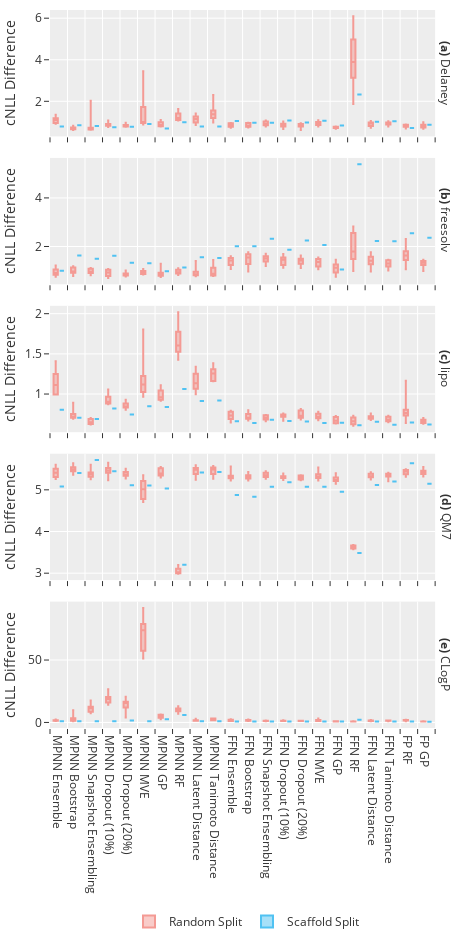

Write notebook code for a chart like this one.
### Code cell
fig = px.box(precalibrated_evaluations_df,
             x="Estimator",
             y="Average Calibrated NLL Difference",
             color="Split",
             facet_row="Data Set",
             points=False,
             height=468*2,
             width=234*2,
             color_discrete_sequence=["#f49a94", "#50c2f2"],
            labels={"Average Calibrated NLL Difference": "cNLL Difference"})

fig.update_xaxes(
    ticks="outside",
    tickson="boundaries",
    title=None
)

fig.update_yaxes(matches=None)

fig.update_layout(legend=dict(xanchor='center', x=0.5, y=-0.25, orientation='h', title=None),
                  margin=go.layout.Margin(
                    l=25,
                    r=25,
                    b=0,
                    t=10,
                    pad=0),
                  autosize=False,
                  font=dict(
                      size=12))

fig.for_each_annotation(update_label)

fig.show()

### Figure 1 — Plotly figure (JSON) as saved in the notebook; plotly's stock layout.template omitted (floating-point values rounded to 4 significant figures; data arrays with more than 128 entries replaced by an {"elided": "..."} marker saying what was removed)
{"data": [{"alignmentgroup": "True", "boxpoints": false, "hoverlabel": {"namelength": 0}, "hovertemplate": "Split=Random Split<br>Data Set=Delaney<br>Estimator=%{x}<br>cNLL Difference=%{y}", "legendgroup": "Random Split", "marker": {"color": "#f49a94"}, "name": "Random Split", "notched": false, "offsetgroup": "Random Split", "orientation": "v", "showlegend": true, "type": "box", "x": {"elided": "176 str values"}, "x0": " ", "xaxis": "x5", "y": {"elided": "176 float values"}, "y0": " ", "yaxis": "y5"}, {"alignmentgroup": "True", "boxpoints": false, "hoverlabel": {"namelength": 0}, "hovertemplate": "Split=Random Split<br>Data Set=freesolv<br>Estimator=%{x}<br>cNLL Difference=%{y}", "legendgroup": "Random Split", "marker": {"color": "#f49a94"}, "name": "Random Split", "notched": false, "offsetgroup": "Random Split", "orientation": "v", "showlegend": false, "type": "box", "x": {"elided": "176 str values"}, "x0": " ", "xaxis": "x4", "y": {"elided": "176 float values"}, "y0": " ", "yaxis": "y4"}, {"alignmentgroup": "True", "boxpoints": false, "hoverlabel": {"namelength": 0}, "hovertemplate": "Split=Random Split<br>Data Set=lipo<br>Estimator=%{x}<br>cNLL Difference=%{y}", "legendgroup": "Random Split", "marker": {"color": "#f49a94"}, "name": "Random Split", "notched": false, "offsetgroup": "Random Split", "orientation": "v", "showlegend": false, "type": "box", "x": {"elided": "176 str values"}, "x0": " ", "xaxis": "x3", "y": {"elided": "176 float values"}, "y0": " ", "yaxis": "y3"}, {"alignmentgroup": "True", "boxpoints": false, "hoverlabel": {"namelength": 0}, "hovertemplate": "Split=Random Split<br>Data Set=QM7<br>Estimator=%{x}<br>cNLL Difference=%{y}", "legendgroup": "Random Split", "marker": {"color": "#f49a94"}, "name": "Random Split", "notched": false, "offsetgroup": "Random Split", "orientation": "v", "showlegend": false, "type": "box", "x": {"elided": "176 str values"}, "x0": " ", "xaxis": "x2", "y": {"elided": "176 float values"}, "y0": " ", "yaxis": "y2"}, {"alignmentgroup": "True", "boxpoints": false, "hoverlabel": {"namelength": 0}, "hovertemplate": "Split=Random Split<br>Data Set=CLogP<br>Estimator=%{x}<br>cNLL Difference=%{y}", "legendgroup": "Random Split", "marker": {"color": "#f49a94"}, "name": "Random Split", "notched": false, "offsetgroup": "Random Split", "orientation": "v", "showlegend": false, "type": "box", "x": {"elided": "176 str values"}, "x0": " ", "xaxis": "x", "y": {"elided": "176 float values"}, "y0": " ", "yaxis": "y"}, {"alignmentgroup": "True", "boxpoints": false, "hoverlabel": {"namelength": 0}, "hovertemplate": "Split=Scaffold Split<br>Data Set=Delaney<br>Estimator=%{x}<br>cNLL Difference=%{y}", "legendgroup": "Scaffold Split", "marker": {"color": "#50c2f2"}, "name": "Scaffold Split", "notched": false, "offsetgroup": "Scaffold Split", "orientation": "v", "showlegend": true, "type": "box", "x": ["MPNN Ensemble", "MPNN Bootstrap", "MPNN Snapshot Ensembling", "MPNN Dropout (10%)", "MPNN Dropout (20%)", "MPNN MVE", "MPNN GP", "MPNN RF", "MPNN Latent Distance", "MPNN Tanimoto Distance", "FFN Ensemble", "FFN Bootstrap", "FFN Snapshot Ensembling", "FFN Dropout (10%)", "FFN Dropout (20%)", "FFN MVE", "FFN GP", "FFN RF", "FFN Latent Distance", "FFN Tanimoto Distance", "FP RF", "FP GP"], "x0": " ", "xaxis": "x5", "y": [0.789, 0.8465, 0.811, 0.7493, 0.7775, 0.904, 0.6897, 0.9938, 0.7909, 0.7852, 1.05, 0.966, 0.9733, 1.071, 0.98, 1.064, 0.8358, 2.322, 1.015, 1.035, 0.7197, 0.8666], "y0": " ", "yaxis": "y5"}, {"alignmentgroup": "True", "boxpoints": false, "hoverlabel": {"namelength": 0}, "hovertemplate": "Split=Scaffold Split<br>Data Set=freesolv<br>Estimator=%{x}<br>cNLL Difference=%{y}", "legendgroup": "Scaffold Split", "marker": {"color": "#50c2f2"}, "name": "Scaffold Split", "notched": false, "offsetgroup": "Scaffold Split", "orientation": "v", "showlegend": false, "type": "box", "x": ["MPNN Ensemble", "MPNN Bootstrap", "MPNN Snapshot Ensembling", "MPNN Dropout (10%)", "MPNN Dropout (20%)", "MPNN MVE", "MPNN GP", "MPNN RF", "MPNN Latent Distance", "MPNN Tanimoto Distance", "FFN Ensemble", "FFN Bootstrap", "FFN Snapshot Ensembling", "FFN Dropout (10%)", "FFN Dropout (20%)", "FFN MVE", "FFN GP", "FFN RF", "FFN Latent Distance", "FFN Tanimoto Distance", "FP RF", "FP GP"], "x0": " ", "xaxis": "x4", "y": [1.004, 1.627, 1.495, 1.623, 1.332, 1.314, 0.9837, 1.131, 1.556, 1.523, 2.015, 2.007, 2.321, 1.864, 2.25, 2.061, 1.051, 5.387, 2.23, 2.213, 2.547, 2.361], "y0": " ", "yaxis": "y4"}, {"alignmentgroup": "True", "boxpoints": false, "hoverlabel": {"namelength": 0}, "hovertemplate": "Split=Scaffold Split<br>Data Set=lipo<br>Estimator=%{x}<br>cNLL Difference=%{y}", "legendgroup": "Scaffold Split", "marker": {"color": "#50c2f2"}, "name": "Scaffold Split", "notched": false, "offsetgroup": "Scaffold Split", "orientation": "v", "showlegend": false, "type": "box", "x": ["MPNN Ensemble", "MPNN Bootstrap", "MPNN Snapshot Ensembling", "MPNN Dropout (10%)", "MPNN Dropout (20%)", "MPNN MVE", "MPNN GP", "MPNN RF", "MPNN Latent Distance", "MPNN Tanimoto Distance", "FFN Ensemble", "FFN Bootstrap", "FFN Snapshot Ensembling", "FFN Dropout (10%)", "FFN Dropout (20%)", "FFN MVE", "FFN GP", "FFN RF", "FFN Latent Distance", "FFN Tanimoto Distance", "FP RF", "FP GP"], "x0": " ", "xaxis": "x3", "y": [0.8045, 0.7038, 0.6909, 0.82, 0.7463, 0.8485, 0.8378, 1.063, 0.9142, 0.9182, 0.6613, 0.6401, 0.6793, 0.6659, 0.6594, 0.6387, 0.6441, 0.6103, 0.6546, 0.618, 0.6468, 0.6194], "y0": " ", "yaxis": "y3"}, {"alignmentgroup": "True", "boxpoints": false, "hoverlabel": {"namelength": 0}, "hovertemplate": "Split=Scaffold Split<br>Data Set=QM7<br>Estimator=%{x}<br>cNLL Difference=%{y}", "legendgroup": "Scaffold Split", "marker": {"color": "#50c2f2"}, "name": "Scaffold Split", "notched": false, "offsetgroup": "Scaffold Split", "orientation": "v", "showlegend": false, "type": "box", "x": ["MPNN Ensemble", "MPNN Bootstrap", "MPNN Snapshot Ensembling", "MPNN Dropout (10%)", "MPNN Dropout (20%)", "MPNN MVE", "MPNN GP", "MPNN RF", "MPNN Latent Distance", "MPNN Tanimoto Distance", "FFN Ensemble", "FFN Bootstrap", "FFN Snapshot Ensembling", "FFN Dropout (10%)", "FFN Dropout (20%)", "FFN MVE", "FFN GP", "FFN RF", "FFN Latent Distance", "FFN Tanimoto Distance", "FP RF", "FP GP"], "x0": " ", "xaxis": "x2", "y": [5.08, 5.402, 5.715, 5.448, 5.108, 5.107, 5.034, 3.202, 5.413, 5.427, 4.875, 4.836, 5.073, 5.182, 5.076, 5.075, 4.953, 3.487, 5.116, 5.199, 5.638, 5.146], "y0": " ", "yaxis": "y2"}, {"alignmentgroup": "True", "boxpoints": false, "hoverlabel": {"namelength": 0}, "hovertemplate": "Split=Scaffold Split<br>Data Set=CLogP<br>Estimator=%{x}<br>cNLL Difference=%{y}", "legendgroup": "Scaffold Split", "marker": {"color": "#50c2f2"}, "name": "Scaffold Split", "notched": false, "offsetgroup": "Scaffold Split", "orientation": "v", "showlegend": false, "type": "box", "x": ["MPNN Ensemble", "MPNN Bootstrap", "MPNN Snapshot Ensembling", "MPNN Dropout (10%)", "MPNN Dropout (20%)", "MPNN MVE", "MPNN GP", "MPNN RF", "MPNN Latent Distance", "MPNN Tanimoto Distance", "FFN Ensemble", "FFN Bootstrap", "FFN Snapshot Ensembling", "FFN Dropout (10%)", "FFN Dropout (20%)", "FFN MVE", "FFN GP", "FFN RF", "FFN Latent Distance", "FFN Tanimoto Distance", "FP RF", "FP GP"], "x0": " ", "xaxis": "x", "y": [0.9403, 0.907, 0.8928, 0.9309, 1.629, 0.9213, 2.624, 6.032, 0.9731, 0.9177, 0.7792, 0.7362, 0.8291, 0.7823, 0.7843, 0.7666, 0.7638, 2.232, 0.7842, 0.744, 0.8035, 0.618], "y0": " ", "yaxis": "y"}], "layout": {"annotations": [{"font": {}, "showarrow": false, "text": "<b>(e)</b> CLogP", "textangle": 90, "x": 0.98, "xanchor": "left", "xref": "paper", "y": 0.088, "yanchor": "middle", "yref": "paper"}, {"font": {}, "showarrow": false, "text": "<b>(d)</b> QM7", "textangle": 90, "x": 0.98, "xanchor": "left", "xref": "paper", "y": 0.294, "yanchor": "middle", "yref": "paper"}, {"font": {}, "showarrow": false, "text": "<b>(c)</b> lipo", "textangle": 90, "x": 0.98, "xanchor": "left", "xref": "paper", "y": 0.5, "yanchor": "middle", "yref": "paper"}, {"font": {}, "showarrow": false, "text": "<b>(b)</b> freesolv", "textangle": 90, "x": 0.98, "xanchor": "left", "xref": "paper", "y": 0.706, "yanchor": "middle", "yref": "paper"}, {"font": {}, "showarrow": false, "text": "<b>(a)</b> Delaney", "textangle": 90, "x": 0.98, "xanchor": "left", "xref": "paper", "y": 0.912, "yanchor": "middle", "yref": "paper"}], "autosize": false, "boxmode": "group", "font": {"size": 12}, "height": 936, "legend": {"orientation": "h", "title": {}, "tracegroupgap": 0, "x": 0.5, "xanchor": "center", "y": -0.25}, "margin": {"b": 0, "l": 25, "pad": 0, "r": 25, "t": 10}, "width": 468, "xaxis": {"anchor": "y", "domain": [0, 0.98], "ticks": "outside", "tickson": "boundaries", "title": {}}, "xaxis2": {"anchor": "y2", "domain": [0, 0.98], "matches": "x", "showticklabels": false, "ticks": "outside", "tickson": "boundaries", "title": {}}, "xaxis3": {"anchor": "y3", "domain": [0, 0.98], "matches": "x", "showticklabels": false, "ticks": "outside", "tickson": "boundaries", "title": {}}, "xaxis4": {"anchor": "y4", "domain": [0, 0.98], "matches": "x", "showticklabels": false, "ticks": "outside", "tickson": "boundaries", "title": {}}, "xaxis5": {"anchor": "y5", "domain": [0, 0.98], "matches": "x", "showticklabels": false, "ticks": "outside", "tickson": "boundaries", "title": {}}, "yaxis": {"anchor": "x", "domain": [0, 0.176], "title": {"text": "cNLL Difference"}}, "yaxis2": {"anchor": "x2", "domain": [0.206, 0.382], "title": {"text": "cNLL Difference"}}, "yaxis3": {"anchor": "x3", "domain": [0.412, 0.588], "title": {"text": "cNLL Difference"}}, "yaxis4": {"anchor": "x4", "domain": [0.618, 0.794], "title": {"text": "cNLL Difference"}}, "yaxis5": {"anchor": "x5", "domain": [0.824, 1], "title": {"text": "cNLL Difference"}}}}
